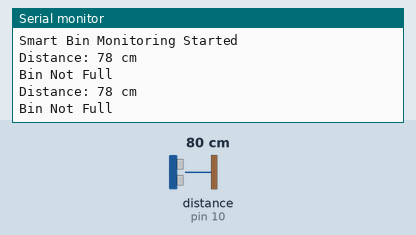
Recording of a sketch running on a simulated Arduino Uno, built with avr-gcc and run on an emulated ATmega328P. Shown: the last lines printed to the serial monitor. Wiring (inferred from the names in the program): ultrasonic range finder: trigger pin 9; echo pin 10. The test bench sets the inputs (shaded band); at power-on: distance to the obstacle (sensor on pin 10) 80 cm. The echo pulse lasts 58.3 µs per cm.

Above: at 2.8 s.
2.9 s: distance to the obstacle (sensor on pin 10) set to 12 cm
At 4.7 s:
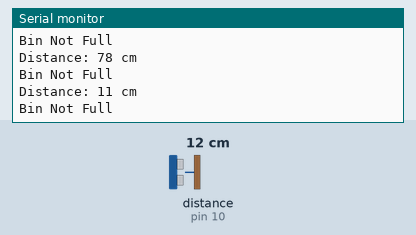
5.6 s: distance to the obstacle (sensor on pin 10) set to 9 cm
At 7.4 s:
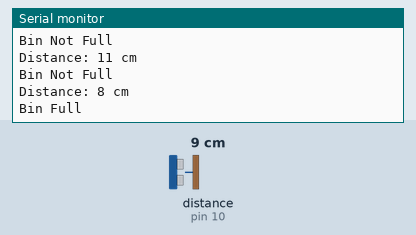
Timing chart, 0 to 8.9 s (numbered marks = the images above; inputs shaded):
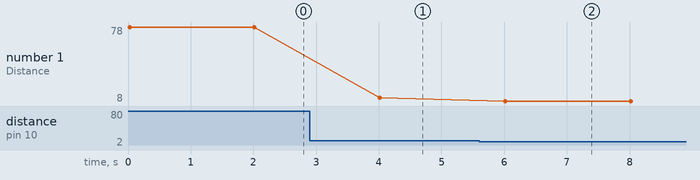

Measured:
- the behaviour switches between 11 and 10 cm on distance to the obstacle (sensor on pin 10) (found by bisection; images 1 and 2)
- after the input at 2.9 s, the serial monitor: prints a new line after 1.1 s (image 1)
- after the input at 5.6 s, the serial monitor: prints a new line after 0.41 s (image 2)
- plotted number 1: 78 → 11 after the input at 2.9 s, 11 → 8 after the input at 5.6 s

The sketch:

smart_bin_arduino.ino
```cpp
#define TRIG_PIN 9
#define ECHO_PIN 10

long duration;
int distance;

void setup() {
    Serial.begin(9600);

    pinMode(TRIG_PIN, OUTPUT);
    pinMode(ECHO_PIN, INPUT);

    Serial.println("Smart Bin Monitoring Started");
}

void loop() {

    digitalWrite(TRIG_PIN, LOW);
    delayMicroseconds(2);

    digitalWrite(TRIG_PIN, HIGH);
    delayMicroseconds(10);
    digitalWrite(TRIG_PIN, LOW);

    duration = pulseIn(ECHO_PIN, HIGH);

    distance = duration * 0.034 / 2;

    Serial.print("Distance: ");
    Serial.print(distance);
    Serial.println(" cm");

    if(distance < 10) {
        Serial.println("Bin Full");
    }
    else {
        Serial.println("Bin Not Full");
    }

    delay(2000);
}
```
